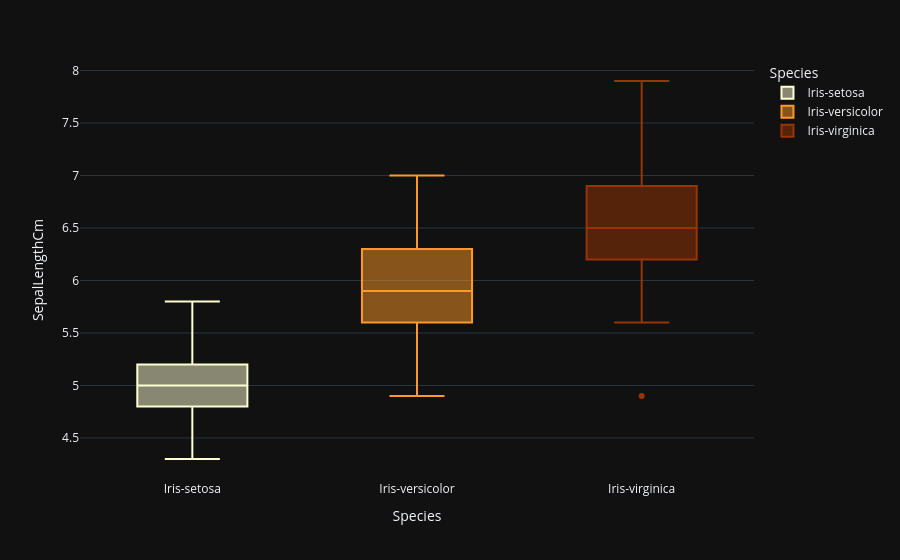

The cell this chart's notebook holds for it:
### Markdown cell above
##### Sepal-Length

### Code cell
fig = px.box(data_frame = iris, x='Species', y = 'SepalLengthCm', color='Species', color_discrete_sequence = ['#ffffd4', '#fe9929', '#993404'], template = 'plotly_dark', orientation = 'v')
fig.show()

### Figure 1 — Plotly figure (JSON) as saved in the notebook; plotly's stock layout.template omitted (floating-point values rounded to 4 significant figures)
{"data": [{"alignmentgroup": "True", "hovertemplate": "Species=%{x}<br>SepalLengthCm=%{y}<extra></extra>", "legendgroup": "Iris-setosa", "marker": {"color": "#ffffd4"}, "name": "Iris-setosa", "notched": false, "offsetgroup": "Iris-setosa", "orientation": "v", "showlegend": true, "type": "box", "x": ["Iris-setosa", "Iris-setosa", "Iris-setosa", "Iris-setosa", "Iris-setosa", "Iris-setosa", "Iris-setosa", "Iris-setosa", "Iris-setosa", "Iris-setosa", "Iris-setosa", "Iris-setosa", "Iris-setosa", "Iris-setosa", "Iris-setosa", "Iris-setosa", "Iris-setosa", "Iris-setosa", "Iris-setosa", "Iris-setosa", "Iris-setosa", "Iris-setosa", "Iris-setosa", "Iris-setosa", "Iris-setosa", "Iris-setosa", "Iris-setosa", "Iris-setosa", "Iris-setosa", "Iris-setosa", "Iris-setosa", "Iris-setosa", "Iris-setosa", "Iris-setosa", "Iris-setosa", "Iris-setosa", "Iris-setosa", "Iris-setosa", "Iris-setosa", "Iris-setosa", "Iris-setosa", "Iris-setosa", "Iris-setosa", "Iris-setosa", "Iris-setosa", "Iris-setosa", "Iris-setosa", "Iris-setosa", "Iris-setosa", "Iris-setosa"], "x0": " ", "xaxis": "x", "y": [5.1, 4.9, 4.7, 4.6, 5.0, 5.4, 4.6, 5.0, 4.4, 4.9, 5.4, 4.8, 4.8, 4.3, 5.8, 5.7, 5.4, 5.1, 5.7, 5.1, 5.4, 5.1, 4.6, 5.1, 4.8, 5.0, 5.0, 5.2, 5.2, 4.7, 4.8, 5.4, 5.2, 5.5, 4.9, 5.0, 5.5, 4.9, 4.4, 5.1, 5.0, 4.5, 4.4, 5.0, 5.1, 4.8, 5.1, 4.6, 5.3, 5.0], "y0": " ", "yaxis": "y"}, {"alignmentgroup": "True", "hovertemplate": "Species=%{x}<br>SepalLengthCm=%{y}<extra></extra>", "legendgroup": "Iris-versicolor", "marker": {"color": "#fe9929"}, "name": "Iris-versicolor", "notched": false, "offsetgroup": "Iris-versicolor", "orientation": "v", "showlegend": true, "type": "box", "x": ["Iris-versicolor", "Iris-versicolor", "Iris-versicolor", "Iris-versicolor", "Iris-versicolor", "Iris-versicolor", "Iris-versicolor", "Iris-versicolor", "Iris-versicolor", "Iris-versicolor", "Iris-versicolor", "Iris-versicolor", "Iris-versicolor", "Iris-versicolor", "Iris-versicolor", "Iris-versicolor", "Iris-versicolor", "Iris-versicolor", "Iris-versicolor", "Iris-versicolor", "Iris-versicolor", "Iris-versicolor", "Iris-versicolor", "Iris-versicolor", "Iris-versicolor", "Iris-versicolor", "Iris-versicolor", "Iris-versicolor", "Iris-versicolor", "Iris-versicolor", "Iris-versicolor", "Iris-versicolor", "Iris-versicolor", "Iris-versicolor", "Iris-versicolor", "Iris-versicolor", "Iris-versicolor", "Iris-versicolor", "Iris-versicolor", "Iris-versicolor", "Iris-versicolor", "Iris-versicolor", "Iris-versicolor", "Iris-versicolor", "Iris-versicolor", "Iris-versicolor", "Iris-versicolor", "Iris-versicolor", "Iris-versicolor", "Iris-versicolor"], "x0": " ", "xaxis": "x", "y": [7.0, 6.4, 6.9, 5.5, 6.5, 5.7, 6.3, 4.9, 6.6, 5.2, 5.0, 5.9, 6.0, 6.1, 5.6, 6.7, 5.6, 5.8, 6.2, 5.6, 5.9, 6.1, 6.3, 6.1, 6.4, 6.6, 6.8, 6.7, 6.0, 5.7, 5.5, 5.5, 5.8, 6.0, 5.4, 6.0, 6.7, 6.3, 5.6, 5.5, 5.5, 6.1, 5.8, 5.0, 5.6, 5.7, 5.7, 6.2, 5.1, 5.7], "y0": " ", "yaxis": "y"}, {"alignmentgroup": "True", "hovertemplate": "Species=%{x}<br>SepalLengthCm=%{y}<extra></extra>", "legendgroup": "Iris-virginica", "marker": {"color": "#993404"}, "name": "Iris-virginica", "notched": false, "offsetgroup": "Iris-virginica", "orientation": "v", "showlegend": true, "type": "box", "x": ["Iris-virginica", "Iris-virginica", "Iris-virginica", "Iris-virginica", "Iris-virginica", "Iris-virginica", "Iris-virginica", "Iris-virginica", "Iris-virginica", "Iris-virginica", "Iris-virginica", "Iris-virginica", "Iris-virginica", "Iris-virginica", "Iris-virginica", "Iris-virginica", "Iris-virginica", "Iris-virginica", "Iris-virginica", "Iris-virginica", "Iris-virginica", "Iris-virginica", "Iris-virginica", "Iris-virginica", "Iris-virginica", "Iris-virginica", "Iris-virginica", "Iris-virginica", "Iris-virginica", "Iris-virginica", "Iris-virginica", "Iris-virginica", "Iris-virginica", "Iris-virginica", "Iris-virginica", "Iris-virginica", "Iris-virginica", "Iris-virginica", "Iris-virginica", "Iris-virginica", "Iris-virginica", "Iris-virginica", "Iris-virginica", "Iris-virginica", "Iris-virginica", "Iris-virginica", "Iris-virginica", "Iris-virginica", "Iris-virginica", "Iris-virginica"], "x0": " ", "xaxis": "x", "y": [6.3, 5.8, 7.1, 6.3, 6.5, 7.6, 4.9, 7.3, 6.7, 7.2, 6.5, 6.4, 6.8, 5.7, 5.8, 6.4, 6.5, 7.7, 7.7, 6.0, 6.9, 5.6, 7.7, 6.3, 6.7, 7.2, 6.2, 6.1, 6.4, 7.2, 7.4, 7.9, 6.4, 6.3, 6.1, 7.7, 6.3, 6.4, 6.0, 6.9, 6.7, 6.9, 5.8, 6.8, 6.7, 6.7, 6.3, 6.5, 6.2, 5.9], "y0": " ", "yaxis": "y"}], "layout": {"boxmode": "overlay", "legend": {"title": {"text": "Species"}, "tracegroupgap": 0}, "margin": {"t": 60}, "xaxis": {"anchor": "y", "categoryarray": ["Iris-setosa", "Iris-versicolor", "Iris-virginica"], "categoryorder": "array", "domain": [0, 1], "title": {"text": "Species"}}, "yaxis": {"anchor": "x", "domain": [0, 1], "title": {"text": "SepalLengthCm"}}}}
